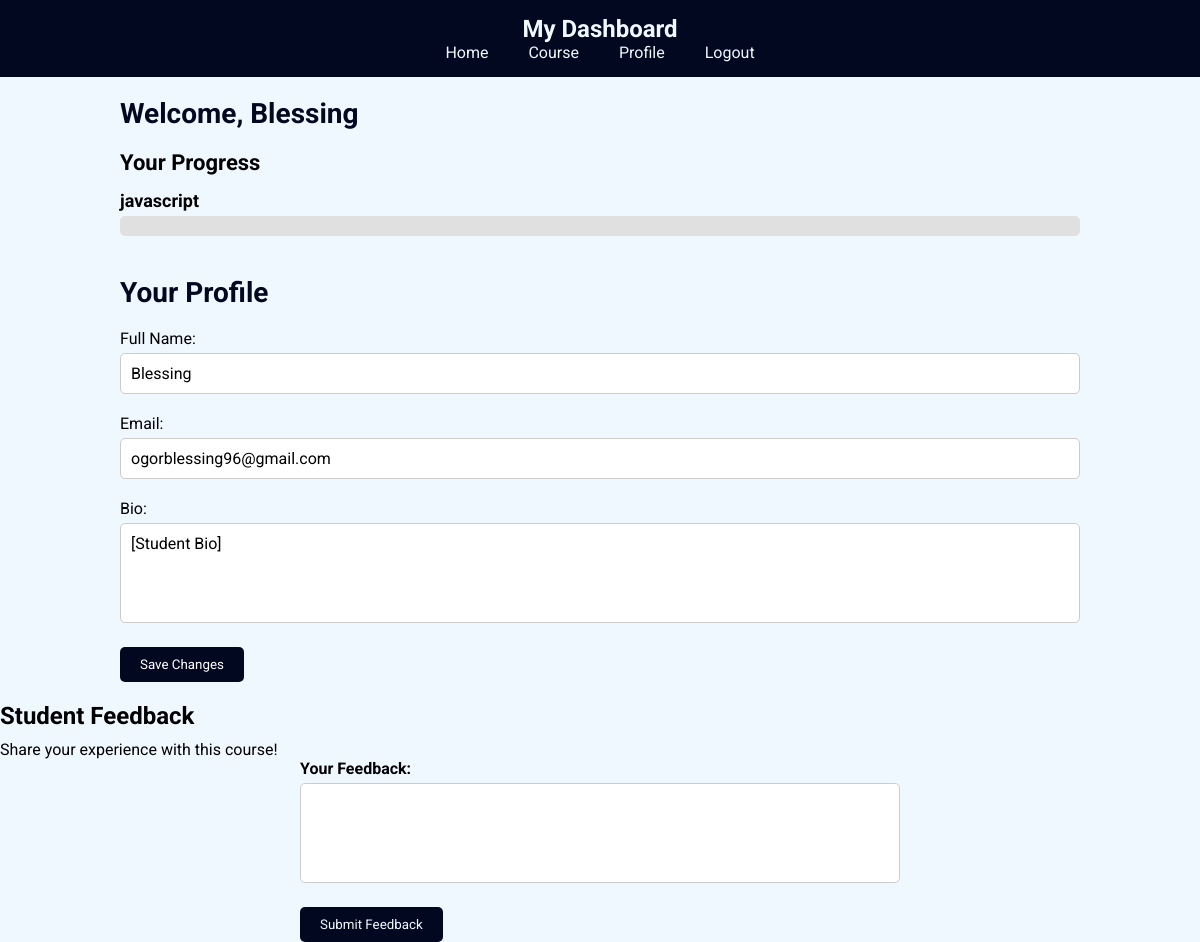
The page /dashboard (signed in) on the database as committed earlier.
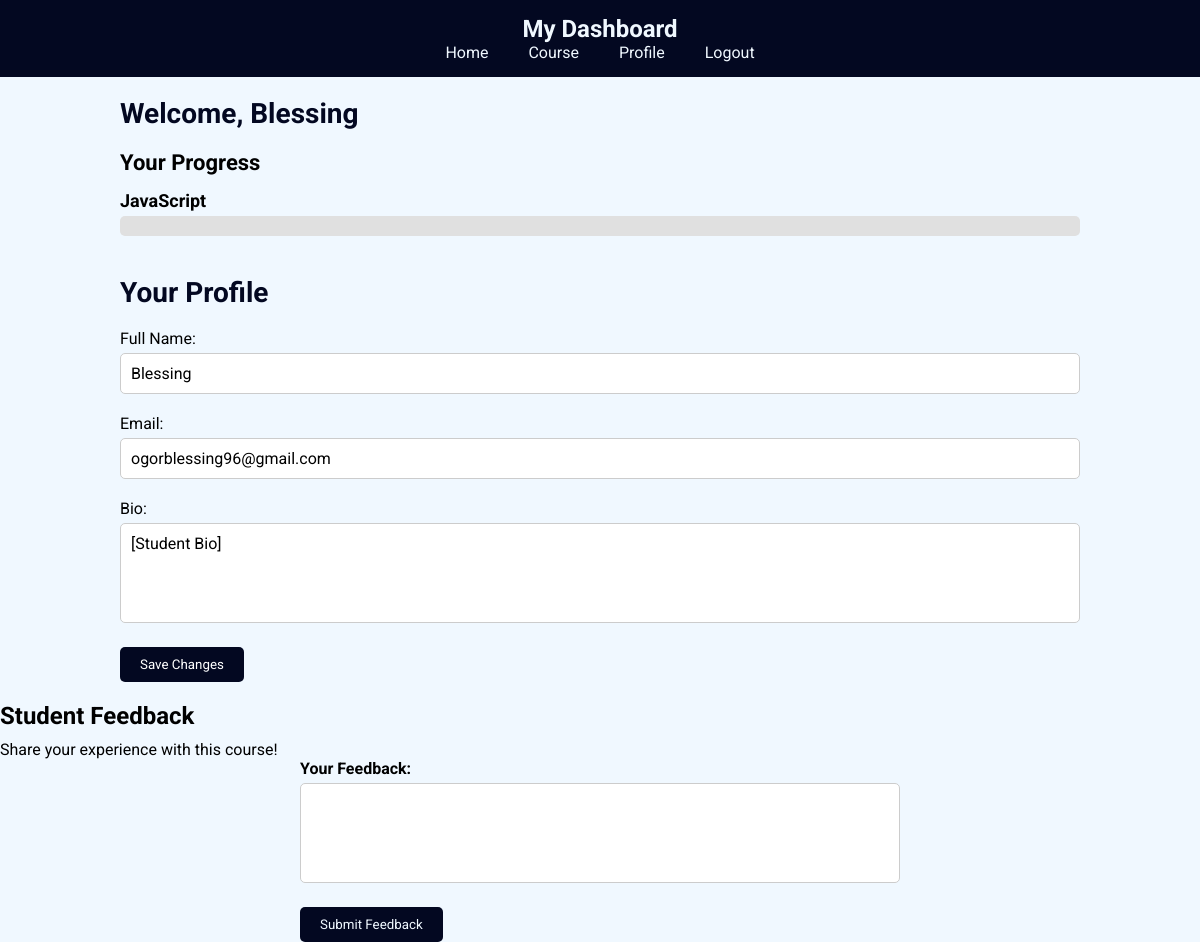
The same page on the database as committed later.
### website/models.py (models this page shows)
class Student(db.Model, UserMixin):
    id = db.Column(db.Integer, primary_key=True)
    first_name = db.Column(db.String(150))
    surname = db.Column(db.String(150))
    email = db.Column(db.String(150), unique=True)
    country = db.Column(db.String(120))
    birthday = db.Column(db.String(150))
    date = db.Column(db.DateTime(timezone=True), default=func.now())
    course = db.Column(db.String(40))
    phone = db.Column(db.Integer)
    password = db.Column(db.String(150))

### website/auth.py (the view)
@auth.route('/dashboard')
def dashboard():
    return render_template('profile.html')

### website/__init__.py (called while the page is built)
def create_app():
    app = Flask(__name__)
    app.config['SECRET_KEY'] = 'esbee27'
    app.config['SQLALCHEMY_DATABASE_URI'] = f'sqlite:///{DB_NAME}'
    db.init_app(app)
    from .views import views
    from .auth import auth
    app.register_blueprint(views, url_prefix='/')
    app.register_blueprint(auth, url_prefix='/')
    from .models import Student
    with app.app_context():
        db.create_all()
    login_manager = LoginManager()
    login_manager.login_view = 'auth.login'
    login_manager.init_app(app)
    @login_manager.user_loader
    def load_user(id):
        return Student.query.get(int(id))
    return app

### website/templates/profile.html (shortened to what this page needs)
{% extends 'base.html' %}
{% block content %}
    <link rel="stylesheet" href="../static/css/student.css" />
    <main>
      <section class="dashboard">
        <h2>Welcome, {{ current_user.first_name }}</h2>
        <div class="progress">
          <h3>Your Progress</h3>
          <div class="course-progress">
            <h4>{{ current_user.course }}</h4>
            <div class="progress-bar" data-progress="75%">
            </div>
          </div>
        </div>
      </section>
      <section class="profile">
        <h2>Your Profile</h2>
        <form id="profileForm">
          <div class="form-group">
            <label for="fullName">Full Name:</label>
            <input
              type="text"
              id="fullName"
              name="fullName"
              value="{{ current_user.first_name }}"
            />
          </div>
          <div class="form-group">
            <label for="email">Email:</label>
            <input
              type="email"
              id="email"
              name="email"
              value="{{ current_user.email }}"
            />
          </div>
          <div class="form-group">
            <label for="bio">Bio:</label>
            <textarea id="bio" name="bio">[Student Bio]</textarea>
          </div>
          <button type="submit">Save Changes</button>
        </form>
      </section>
    </main>
{% endblock %}

### website/templates/base.html (shortened to what this page needs)
<!DOCTYPE html>
<html lang="en">
  <head>
    <link rel="stylesheet" href="../static/css/courses.css" />
  </head>
  <body>
    <header>
      <nav>
        <h1>My Dashboard</h1>
        <ul>
          <li><a href="/">Home</a></li>
          <li><a href="{{ url_for('auth.course_page', course=current_user.course)}}">Course</a></li>
          <li><a href="{{ url_for('auth.profile')}}">Profile</a></li>
          <li><a href="/logout">Logout</a></li>
        </ul>
      </nav>
    </header>
    {% block content %}
    {% endblock %}
    <section class="feedback">
      <h3>Student Feedback</h3>
      <p>Share your experience with this course!</p>
      <form id="feedbackForm">
        <div class="form-group">
          <label for="feedback">Your Feedback:</label>
          <textarea id="feedback" name="feedback"></textarea>
        </div>
        <button type="submit">Submit Feedback</button>
      </form>
    </section>
</body>
</html>

### website/static/css/courses.css (style rules this page uses)
:root { --blue: #030821; --gray: #3b5ca5; }
* { font-family: "Roboto", sans-serif; margin: 0; padding: 0; outline: none; border: none; text-decoration: none; box-sizing: border-box; }
body { background-color: aliceblue; margin: 0; padding: 0; }
header { background-color: var(--blue); color: aliceblue; padding: 15px 0; text-align: center; }
header nav h1 { margin: 0; font-size: 24px; }
header nav ul { list-style: none; padding: 0; margin: 0; display: flex; justify-content: center; }
header nav ul li { margin: 0 10px; }
header nav ul li a { color: aliceblue; text-decoration: none; padding: 5px 10px; }
.feedback h3 { font-size: 24px; margin-bottom: 10px; }
.feedback form { max-width: 600px; margin: 0 auto; }
.feedback .form-group { margin-bottom: 20px; }
.feedback .form-group label { display: block; margin-bottom: 5px; font-weight: bold; }
.feedback .form-group textarea { width: 100%; height: 100px; padding: 10px; font-size: 16px; border: 1px solid #ccc; border-radius: 5px; resize: none; }
.feedback button { padding: 10px 20px; background-color: var(--blue); color: aliceblue; border: none; border-radius: 5px; cursor: pointer; }

### website/static/css/student.css (style rules this page uses)
:root { --blue: #030821; --gray: #3b5ca5; }
* { font-family: "Roboto", sans-serif; margin: 0; padding: 0; outline: none; border: none; text-decoration: none; box-sizing: border-box; }
body { background-color: aliceblue; margin: 0; padding: 0; }
header { background-color: var(--blue); color: aliceblue; padding: 15px 0; text-align: center; }
header nav h1 { margin: 0; font-size: 24px; }
header nav ul { list-style: none; padding: 0; margin: 0; display: flex; justify-content: center; }
header nav ul li { margin: 0 10px; }
header nav ul li a { color: aliceblue; text-decoration: none; padding: 5px 10px; }
main { padding: 20px; max-width: 1000px; margin: 0 auto; }
h2 { color: var(--blue); font-size: 28px; margin-bottom: 20px; }
.dashboard { margin-bottom: 40px; }
.progress h3 { font-size: 22px; margin-bottom: 15px; }
.course-progress { margin-bottom: 20px; }
.course-progress h4 { font-size: 18px; margin-bottom: 5px; }
.progress-bar { background-color: #e0e0e0; border-radius: 5px; overflow: hidden; position: relative; }
.profile .form-group { margin-bottom: 20px; }
.profile .form-group label { display: block; margin-bottom: 5px; }
.profile .form-group input, .profile .form-group textarea { width: 100%; padding: 10px; font-size: 16px; border: 1px solid #ccc; border-radius: 5px; }
.profile .form-group textarea { height: 100px; resize: none; }
.profile button { padding: 10px 20px; background-color: var(--blue); color: white; border: none; border-radius: 5px; cursor: pointer; }

Rows that differ between the two databases and show on the page:
changed Student "Blessing": course "javascript" → "JavaScript"
